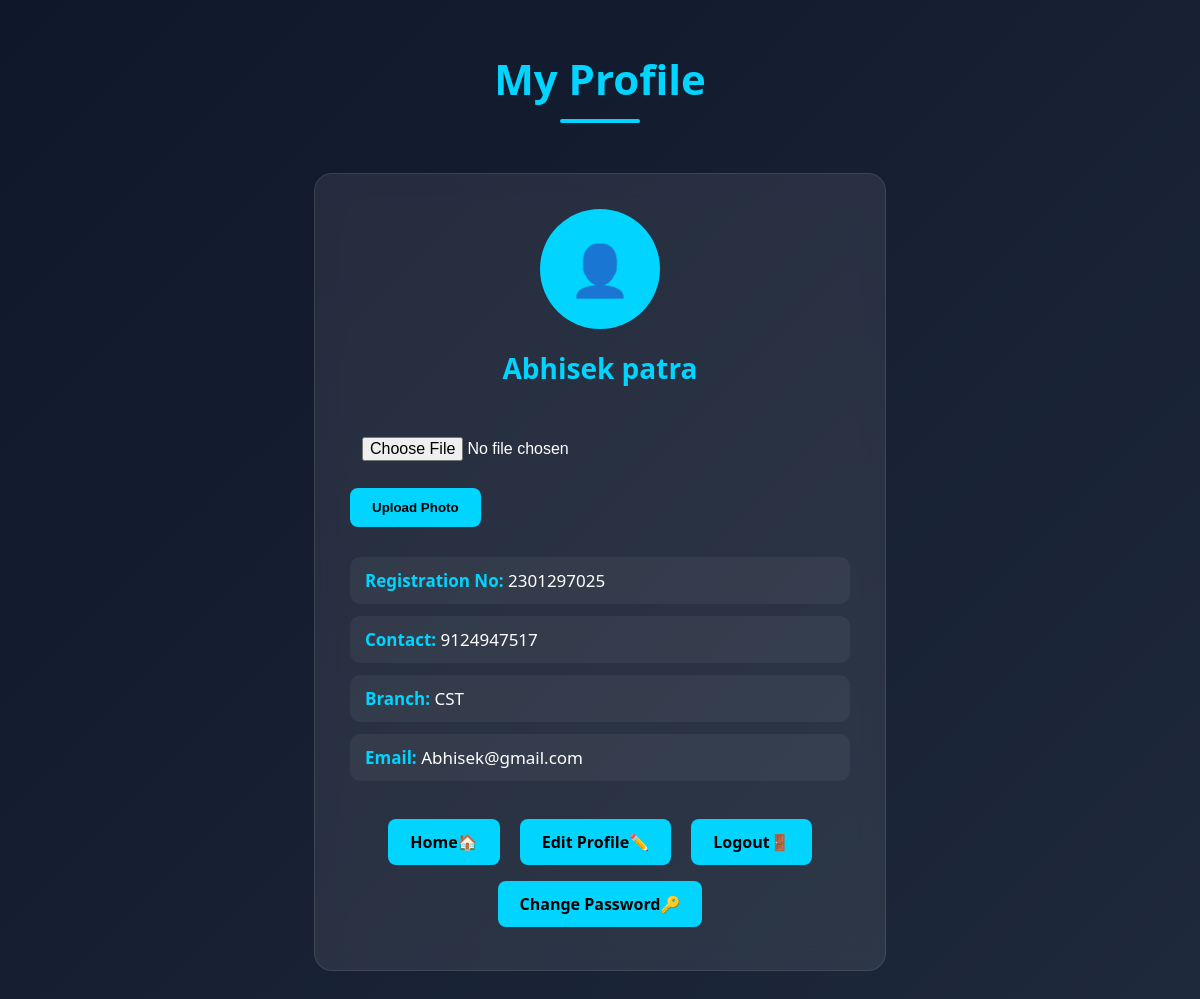
Screenshot of /profile (signed in) with the database file from the repository.
### tables this page shows
CREATE TABLE students (
    id INTEGER PRIMARY KEY AUTOINCREMENT,
    name TEXT,
    registration_no TEXT,
    contact TEXT,
    branch TEXT,
    email TEXT UNIQUE,
    password TEXT
, profile_image TEXT);

### app.py (the view)
@app.route("/profile")
def profile():
    if "user_id" not in session:
        return redirect("/login")
    conn = sqlite3.connect("events.db")
    cursor = conn.cursor()
    cursor.execute("SELECT * FROM students WHERE id=?", (session["user_id"],))
    user = cursor.fetchone()
    conn.close()
    return render_template("profile.html", user=user)

### templates/profile.html (shortened to what this page needs)
<!DOCTYPE html>
<html>
<head>
    <link rel="stylesheet" href="{{ url_for('static', filename='css/profile.css') }}">
</head>
<body>
    <h1 class="profile-title">My Profile</h1>
    <div class="profile-card">
        <div class="profile-avatar">
            {% if user[7] %}
            <img src="{{ url_for('static',
            filename='uploads/' + user[7]) }}" alt="Profile Photo">
            {% else %}
            👤
            {% endif %}
        </div>
        <h2 class="profile-name">{{ user[1] }}</h2>
        <form action="/upload_profile_photo" method="POST" enctype="multipart/form-data">
            <input type="file" name="profile_photo" accept="image/*" required>
            <button type="submit" class="btn">
                Upload Photo
            </button>
        </form>
        <div class="profile-info">
            <p><strong>Registration No:</strong> {{ user[2] }}</p>
            <p><strong>Contact:</strong> {{ user[3] }}</p>
            <p><strong>Branch:</strong> {{ user[4] }}</p>
            <p><strong>Email:</strong> {{ user[5] }}</p>
        </div>
        <div class="profile-buttons">
            <a href="/">Home🏠</a>
            <a href="/edit_profile">Edit Profile✏️</a>
            <a href="/logout">Logout🚪</a>
            <a href="/change_password">Change Password🔑</a>
        </div>
    </div>
</body>
</html>

### static/css/profile.css (style rules this page uses)
body { margin: 0; font-family: 'Segoe UI', sans-serif; background: linear-gradient(135deg, #0f172a, #1e293b); color: white; }
.profile-title { text-align: center; margin-top: 50px; font-size: 42px; color: #00d4ff; }
.profile-title::after { content: ""; display: block; width: 80px; height: 4px; background: #00d4ff; margin: 12px auto 0; border-radius: 5px; }
.profile-card { width: 500px; max-width: 90%; margin: 50px auto; padding: 35px; background: rgba(255, 255, 255, 0.08); backdrop-filter: blur(12px); -webkit-backdrop-filter: blur(12px); border: 1px solid rgba(255, 255, 255, 0.1); border-radius: 18px; transition: all 0.3s ease; }
.profile-avatar { width: 110px; height: 110px; margin: auto; border-radius: 50%; background: #00d4ff; display: flex; align-items: center; justify-content: center; font-size: 50px; color: black; font-weight: bold; }
.profile-name { text-align: center; margin-top: 20px; font-size: 28px; color: #00d4ff; }
.profile-info { margin-top: 30px; }
.profile-info p { padding: 12px 15px; margin: 12px 0; background: rgba(255, 255, 255, 0.05); border-radius: 10px; font-size: 17px; }
.profile-info strong { color: #00d4ff; }
.profile-buttons { margin-top: 30px; text-align: center; }
.profile-buttons a { display: inline-block; margin: 8px; padding: 12px 22px; background: #00d4ff; color: black; text-decoration: none; font-weight: bold; border-radius: 8px; transition: 0.3s; }
input { width: 100%; padding: 12px; margin-top: 8px; border: none; border-radius: 8px; box-sizing: border-box; font-size: 16px; }
button.btn { border: none; cursor: pointer; padding: 12px 22px; background: #00d4ff; color: black; font-weight: bold; border-radius: 8px; }
.profile-avatar { width: 120px; height: 120px; border-radius: 50%; overflow: hidden; margin: auto; background: #00d4ff; display: flex; align-items: center; justify-content: center; font-size: 50px; }
input[type="file"] { width: 100%; margin-top: 15px; margin-bottom: 15px; color: white; }

### rows the page displays
students: name "Abhisek patra", registration_no "2301297025", contact "9124947517", branch "CST", email "Abhisek@gmail.com"
